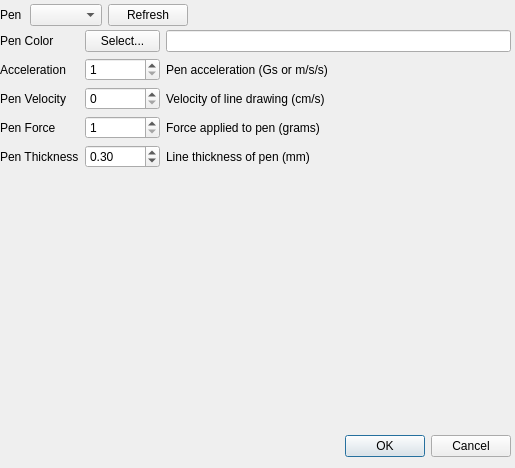
<?xml version="1.0" encoding="UTF-8"?>
<ui version="4.0">
 <class>Dialog</class>
 <widget class="QDialog" name="Dialog">
  <property name="geometry">
   <rect>
    <x>0</x>
    <y>0</y>
    <width>515</width>
    <height>468</height>
   </rect>
  </property>
  <property name="windowTitle">
   <string>Dialog</string>
  </property>
  <widget class="QDialogButtonBox" name="buttonBox">
   <property name="geometry">
    <rect>
     <x>170</x>
     <y>430</y>
     <width>341</width>
     <height>32</height>
    </rect>
   </property>
   <property name="orientation">
    <enum>Qt::Horizontal</enum>
   </property>
   <property name="standardButtons">
    <set>QDialogButtonBox::Cancel|QDialogButtonBox::Ok</set>
   </property>
  </widget>
  <widget class="QWidget" name="verticalLayoutWidget">
   <property name="geometry">
    <rect>
     <x>0</x>
     <y>30</y>
     <width>511</width>
     <height>401</height>
    </rect>
   </property>
   <layout class="QVBoxLayout" name="verticalLayout">
    <item>
     <layout class="QFormLayout" name="formLayout">
      <item row="0" column="0">
       <widget class="QLabel" name="label_penColor">
        <property name="text">
         <string>Pen Color</string>
        </property>
       </widget>
      </item>
      <item row="0" column="1">
       <layout class="QGridLayout" name="gridLayout_3">
        <item row="0" column="0">
         <widget class="QPushButton" name="button_pickColor">
          <property name="maximumSize">
           <size>
            <width>75</width>
            <height>16777215</height>
           </size>
          </property>
          <property name="text">
           <string>Select...</string>
          </property>
         </widget>
        </item>
        <item row="0" column="1">
         <widget class="QLineEdit" name="text_color">
          <property name="readOnly">
           <bool>true</bool>
          </property>
         </widget>
        </item>
       </layout>
      </item>
      <item row="1" column="0">
       <widget class="QLabel" name="label_penAccel">
        <property name="text">
         <string>Acceleration</string>
        </property>
       </widget>
      </item>
      <item row="1" column="1">
       <layout class="QGridLayout" name="gridLayout_6">
        <item row="0" column="0">
         <widget class="QSpinBox" name="spinBox_penAcceleration">
          <property name="maximumSize">
           <size>
            <width>75</width>
            <height>16777215</height>
           </size>
          </property>
          <property name="minimum">
           <number>1</number>
          </property>
          <property name="maximum">
           <number>6</number>
          </property>
         </widget>
        </item>
        <item row="0" column="1">
         <widget class="QLabel" name="label_accelDescription">
          <property name="text">
           <string>Pen acceleration (Gs or m/s/s)</string>
          </property>
         </widget>
        </item>
       </layout>
      </item>
      <item row="2" column="0">
       <widget class="QLabel" name="label_penVelocity">
        <property name="text">
         <string>Pen Velocity</string>
        </property>
       </widget>
      </item>
      <item row="2" column="1">
       <layout class="QGridLayout" name="gridLayout_7">
        <item row="0" column="0">
         <widget class="QSpinBox" name="spinBox_penVelocity">
          <property name="maximumSize">
           <size>
            <width>75</width>
            <height>16777215</height>
           </size>
          </property>
          <property name="maximum">
           <number>80</number>
          </property>
         </widget>
        </item>
        <item row="0" column="1">
         <widget class="QLabel" name="label_veloDescription">
          <property name="text">
           <string>Velocity of line drawing (cm/s) </string>
          </property>
         </widget>
        </item>
       </layout>
      </item>
      <item row="3" column="0">
       <widget class="QLabel" name="label_penForce">
        <property name="text">
         <string>Pen Force</string>
        </property>
       </widget>
      </item>
      <item row="3" column="1">
       <layout class="QGridLayout" name="gridLayout_8">
        <item row="0" column="0">
         <widget class="QSpinBox" name="spinBox_penForce">
          <property name="maximumSize">
           <size>
            <width>75</width>
            <height>16777215</height>
           </size>
          </property>
          <property name="minimum">
           <number>1</number>
          </property>
          <property name="maximum">
           <number>8</number>
          </property>
         </widget>
        </item>
        <item row="0" column="1">
         <widget class="QLabel" name="label_forceDescription">
          <property name="text">
           <string>Force applied to pen (grams)</string>
          </property>
         </widget>
        </item>
       </layout>
      </item>
      <item row="4" column="0">
       <widget class="QLabel" name="label_penThick">
        <property name="text">
         <string>Pen Thickness</string>
        </property>
       </widget>
      </item>
      <item row="4" column="1">
       <layout class="QGridLayout" name="gridLayout_9">
        <item row="0" column="0">
         <widget class="QDoubleSpinBox" name="doubleSpinBox_penThickness">
          <property name="maximumSize">
           <size>
            <width>75</width>
            <height>16777215</height>
           </size>
          </property>
          <property name="minimum">
           <double>0.100000000000000</double>
          </property>
          <property name="maximum">
           <double>5.000000000000000</double>
          </property>
          <property name="singleStep">
           <double>0.100000000000000</double>
          </property>
          <property name="value">
           <double>0.300000000000000</double>
          </property>
         </widget>
        </item>
        <item row="0" column="1">
         <widget class="QLabel" name="label_thickDescription">
          <property name="text">
           <string>Line thickness of pen (mm)</string>
          </property>
         </widget>
        </item>
       </layout>
      </item>
     </layout>
    </item>
   </layout>
  </widget>
  <widget class="QWidget" name="gridLayoutWidget">
   <property name="geometry">
    <rect>
     <x>0</x>
     <y>0</y>
     <width>188</width>
     <height>31</height>
    </rect>
   </property>
   <layout class="QGridLayout" name="gridLayout">
    <item row="0" column="1">
     <widget class="QComboBox" name="comboBox_pen"/>
    </item>
    <item row="0" column="0">
     <widget class="QLabel" name="label_pen">
      <property name="maximumSize">
       <size>
        <width>25</width>
        <height>16777215</height>
       </size>
      </property>
      <property name="text">
       <string>Pen</string>
      </property>
     </widget>
    </item>
    <item row="0" column="2">
     <widget class="QPushButton" name="button_refreshPens">
      <property name="text">
       <string>Refresh</string>
      </property>
     </widget>
    </item>
   </layout>
  </widget>
 </widget>
 <resources/>
 <connections>
  <connection>
   <sender>buttonBox</sender>
   <signal>accepted()</signal>
   <receiver>Dialog</receiver>
   <slot>accept()</slot>
   <hints>
    <hint type="sourcelabel">
     <x>248</x>
     <y>254</y>
    </hint>
    <hint type="destinationlabel">
     <x>157</x>
     <y>274</y>
    </hint>
   </hints>
  </connection>
  <connection>
   <sender>buttonBox</sender>
   <signal>rejected()</signal>
   <receiver>Dialog</receiver>
   <slot>reject()</slot>
   <hints>
    <hint type="sourcelabel">
     <x>316</x>
     <y>260</y>
    </hint>
    <hint type="destinationlabel">
     <x>286</x>
     <y>274</y>
    </hint>
   </hints>
  </connection>
 </connections>
</ui>
